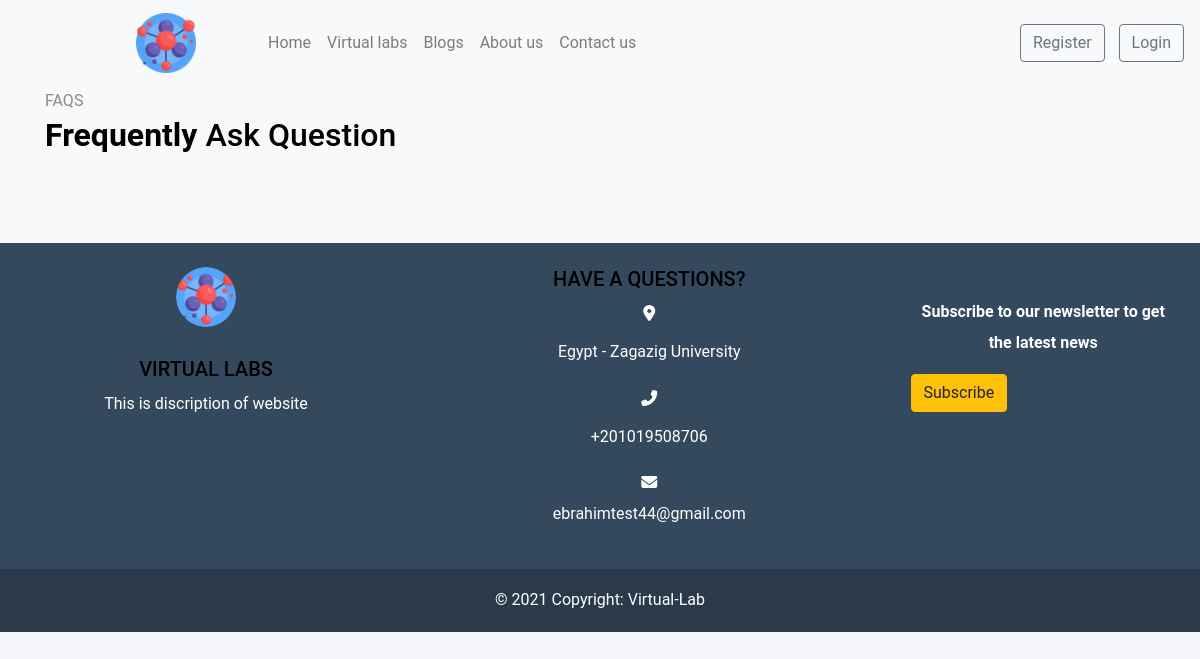
Page /about/FAQ/ on the earlier database version.
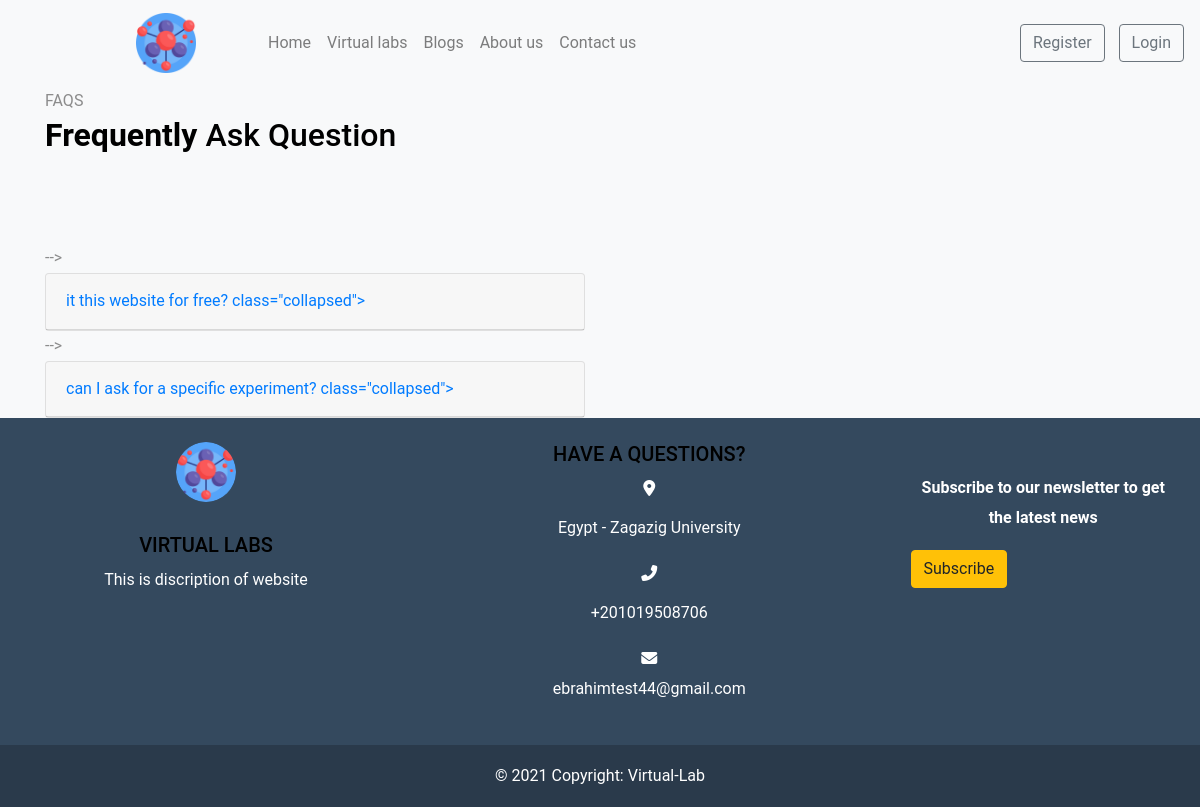
Same page on the later database version.
### settings/models.py (models this page shows, shortened)
class Website(models.Model):
   name = models.CharField(max_length=100)
   description = models.TextField(max_length=1000)
   phone = models.CharField(max_length=20)
   Address = models.CharField(max_length=100)
   email = models.EmailField(max_length=254)
   logo = models.ImageField(upload_to='images/')
   fb_link = models.URLField(max_length=200)
   twitter_link = models.URLField(max_length=200)
   instagram_link = models.URLField(max_length=200)

### about/models.py (models this page shows, shortened)
class FAQ(models.Model):
    title = models.CharField(max_length=200)
    content = models.TextField(max_length=1000)

### about/views.py (the view)
# urls.py: path('FAQ/', FAQ.as_view(), name='FAQ'),
class FAQ(ListView):
    model = FAQ

### about/templates/about/faq_list.html (shortened to what this page needs)
{% extends "base.html" %}
{% load static %}
{% block body %}
  <section class="ftco-section bg-light">
      <div class="container">
          <div class="row justify-content-start mb-5 pb-3">
              <div class="col-md-7 heading-section ftco-animate">
                  <span class="subheading">FAQS</span>
                  <h2 class="mb-4"><strong>Frequently</strong> Ask Question</h2>
              </div>
          </div>
          <div class="row">
              <div class="col-md-12 ftco-animate">
                  <div id="accordion">
                      <div class="row">
                          <div class="col-md-6">
                          {% for faq in object_list %}  -->
                              <div class="card">
                                  <div class="card-header">
                                      <a class="card-link" data-toggle="collapse" href="#menu{{faq.id}}" aria-expanded="true"
                                          aria-controls="menuone">{{faq.title}} <span
                                              class="collapsed"></span></a>
                                  </div>
                              </div>
                          {% endfor %}
                          </div>
                      </div>
                  </div>
              </div>
          </div>
      </div>
  </section>
{% endblock body %}

### templates/base.html (shortened to what this page needs)
{% load static %}
<!doctype html>
<html lang="en">
<head>
    <link rel="stylesheet" href="https://cdn.jsdelivr.net/npm/bootstrap@4.6.0/dist/css/bootstrap.min.css"
>
    <link rel="stylesheet" href="{% static 'wowJs/css/libs/animate.css' %}" />
    <link rel="stylesheet" href="https://cdnjs.cloudflare.com/ajax/libs/animate.css/4.1.1/animate.min.css" />
    <link rel="stylesheet" href="{% static 'css/style.css' %}">
    <link rel="stylesheet" href="{% static 'css/styleContact.css' %}">
    <link rel="stylesheet" href="{% static 'css/profile.css' %}">
</head>
<body>
    <nav class="navbar navbar-expand-lg navbar-light bg-light fixed-top ">
        <a class="navbar-brand margin-left Left" href="#"><img src="{{myfooter.logo.url}}"
                style="width: 60px; height:60px" alt="Taleen"></a>
        <div class="collapse navbar-collapse " id="navbarSupportedContent">
            <ul class="navbar-nav mr-auto ml-5 underline Left control flex-md-shrink-0 " style="margin-trim: 0;">
                <li class="nav-item ">
                    <a class="nav-link " href="/">Home <span class="sr-only">(current)</span></a>
                </li>
                <li class="nav-item ">
                    <a class="nav-link" href="{% url 'labs:lab_list' %}">Virtual labs</a>
                </li>
                <li class="nav-item ">
                    <a class="nav-link " href="{% url 'blog:post_list' %}">Blogs</a>
                </li>
                <li class="nav-item ">
                    <a class="nav-link" href="{% url 'about:about' %}">About us</a>
                </li>
                <li class="nav-item ">
                    <a class="nav-link" href="{% url 'contact:contact' %}">Contact us</a>
                </li>
            </ul>
            {% if request.user.is_authenticated %}
            <li class="nav-item dropdown adjusting dropdown-menu-right dropdown-menu-lg-left"
                style="list-style-type: none; padding-right: 80px;">
                <a class="nav-link dropdown-toggle" style="color: #8da3a5;" href="#" id="navbarDropdown" role="button"
                    data-toggle="dropdown" aria-haspopup="true" aria-expanded="false">
                    <i class="fas fa-user-circle "></i>
                </a>
                <div class="dropdown-menu" style="background-color: #ecf0f1;" aria-labelledby="navbarDropdown">
                    <a class="dropdown-item" href="{% url 'accounts:profile' %}">profile</a>
                    <a class="dropdown-item" href="{% url 'about:FAQ' %}">FAQ</a>
                    <div class="dropdown-divider"></div>
                    <a class="dropdown-item" href="{% url 'logout' %}">log out</a>
                </div>
            </li>
            {% else %}
            <div class="my-2 my-lg-0 ">
                <a href="{% url 'accounts:signup' %}" class="btn btn-outline-secondary my-2 my-sm-0" role="button"
                    aria-pressed="true" target="_blank">Register</a>
                <a href="{% url 'login' %}" class="btn btn-outline-secondary myMoving" role="button" aria-pressed="true"
                    target="_blank">Login</a>
            </div>
            {% endif %}
        </div>
    </nav>
    {% block body %}{% endblock body %}
    <footer class="bg-footer text-white text-center text-lg-start ">
        <div class=" p-4">
            <div class="row">
                <div class="col-lg-4 col-md-12 mb-4 mb-md-0">
                    <img src="{% static 'images/molecule.png' %}" class="rounded-circle" alt="logo"
                        style="width: 60px; height:60px">
                    <br /> <br />
                    <h5 class="text-uppercase ">{{myfooter.name}}</h5>
                    <p>
                        {{myfooter.description}}
                    </p>
                </div>
                <div class="col-lg-5 col-md-6 mb-4 mb-md-0">
                    <h5 class="">HAVE A QUESTIONS?</h5>
                    <div class="">
                        <i class="fas fa-map-marker-alt "></i>
                        <div class="media-body">
                            <p>{{myfooter.Address}}</p>
                        </div>
                    </div>
                    <div class="">
                        <i class="fas fa-phone-alt"></i>
                        <div class="media-body">
                            <p>{{myfooter.phone}}</p>
                        </div>
                    </div>
                    <div class="">
                        <i class="fas fa-envelope"></i>
                        <div class="media-body">
                            <p>{{myfooter.email}}</p>
                        </div>
                    </div>
                </div>
                <div class="col-lg-3 col-md-6 mb-4 mb-md-0 mt-0">
                    <br />
                    <p class=""><strong>Subscribe to our newsletter to get the latest news</strong></p>
                    <form id="subscribe_form_id" method="POST" action="{% url 'home:subscribe' %}" novalidate>
                        <div class="input-group ">
                            <button class="btn btn-warning" type="submit">Subscribe</button>
                        </div>
                    </form>
                </div>
            </div>
        </div>
        <div class="text-center p-3" style="background-color: rgba(0, 0, 0, 0.2)">
            © 2021 Copyright:
            <a class="text-white" href="/">Virtual-Lab</a>
        </div>
    </footer>
</body>
</html>

### static/css/style.css (style rules this page uses)
img { vertical-align: middle; border: 0px }
.myMoving { margin-left: 10px; }
.margin-left { margin-left: 120px; }
.bg-footer { background-color: #34495e; }
html { scroll-behavior: smooth; }
html, body { overflow-x: hidden; }
body { position: relative; }

### static/css/styleContact.css (style rules this page uses)
body { font-family: "Roboto", sans-serif; background-color: #fff; line-height: 1.9; color: #8c8c8c; }
h1, h2, h3, h4, h5, h6, .h1, .h2, .h3, .h4, .h5, .h6 { font-family: "Roboto", sans-serif; color: #000; }

### static/css/profile.css (style rules this page uses)
body { margin-top: 86px; background:#f4f6f9 }
img { max-width: 100%; height: auto; }

Differences in the rows shown:
added FAQ: title "it this website for free?"
added FAQ: title "can I ask for a specific experiment?"
